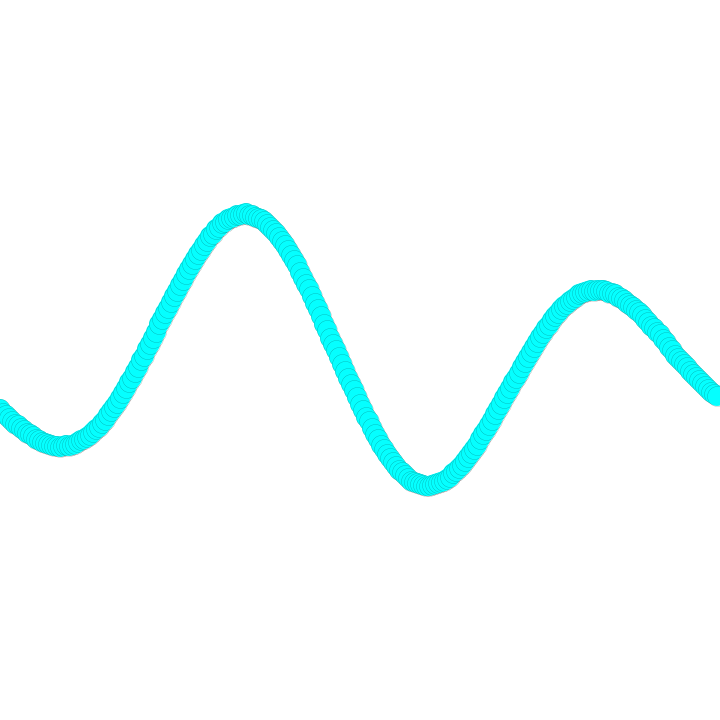
Frame 1 (no input)
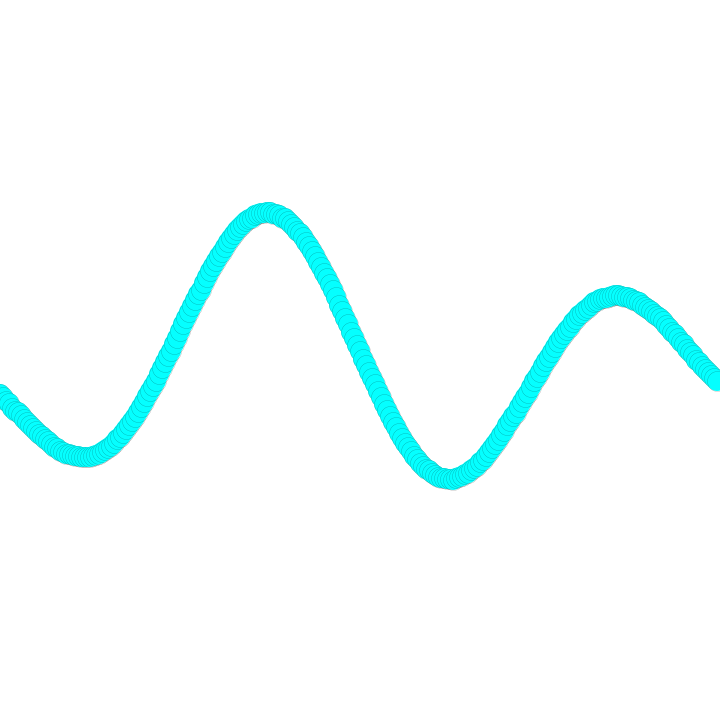
Frame 60 (the mouse pressed at the canvas centre just before this capture)
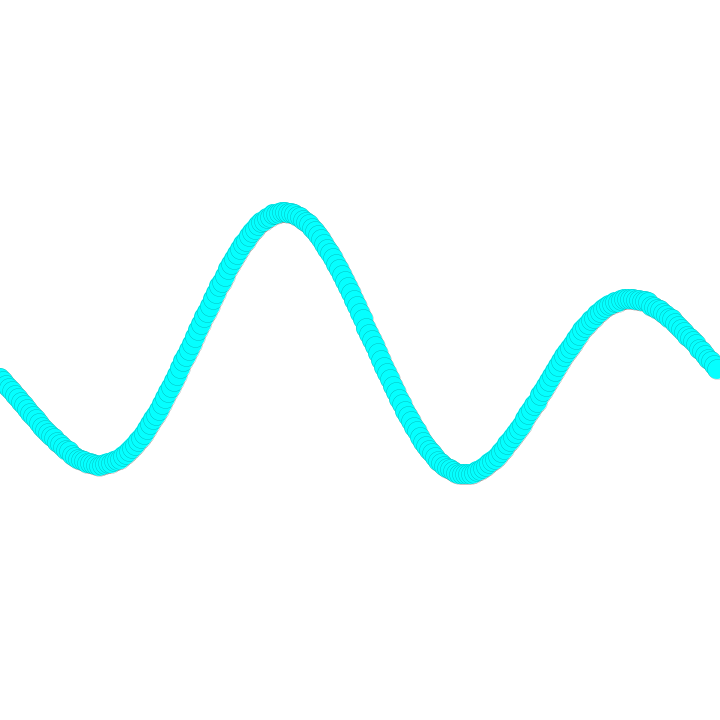
Frame 120 (the mouse held since frame 60 and released just before this capture)

The Processing sketch that drew these frames (run headless with seeded random() and noise(); from frame 60 on, the mouse is pressed at the canvas centre):

// Processing sketch: Multiple_Waves
// ── Multiple_Waves.pde
ArrayList<Wave> waves=new ArrayList();
int numWaves=3;
float v=0.1;
void setup() {
  size(720, 720);
  for (int i=0; i < numWaves; i++) {
    waves.add(new Wave(numWaves));
  }
}
void draw() {
  background(255);
  translate(0, height/2);
  for (int x=0; x < width; x+=3) {
    int y=0;
    for (int i=0; i < waves.size(); i++) {
      y+=waves.get(i).f(x);
    }
    strokeWeight(0);
    fill(5,255,255);
    ellipse(x,y,20,20);
  }
  for(int i=0; i < waves.size(); i++){
     waves.get(i).phase+=v;
  }
}

void mouseWheel(MouseEvent e){
  int n=e.getCount();
  v+=0.01*n;
}

// ── Wave.pde
class Wave{
 
  float T,A,phase;
  
  Wave(int numWaves){
   
    A=random(360/numWaves);
    T=random(180,720);
    phase=random(TWO_PI);
    println(A);
  }
  
  float f(float x){
     
    return sin((TWO_PI*x/T)+phase)*A;
    
  }
  
}
